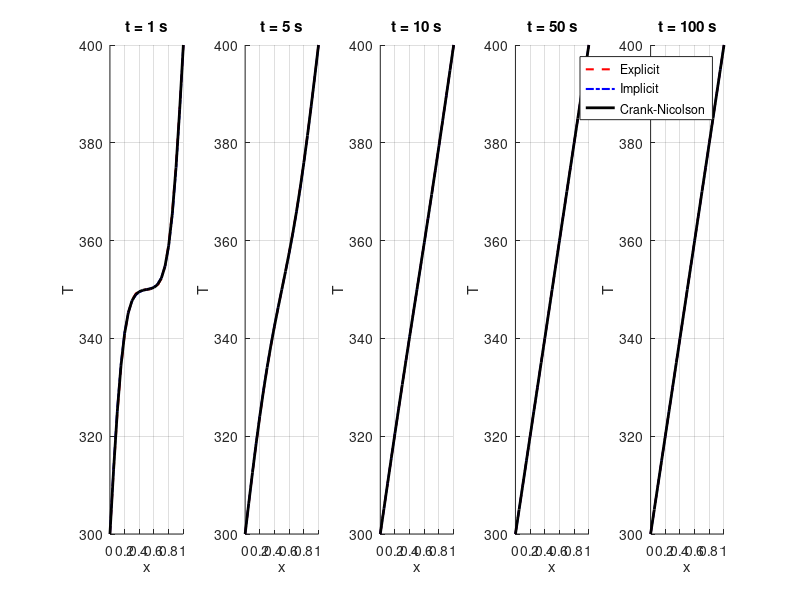

Reproduce this figure in MATLAB. (Note: this script raises an error after producing the figure.)
clc; clear; close all;

% PARAMETERS
L = 1;
alpha_list = [0.01 0.001 0.0001];
T_in = 350; 
T_l = 300; 
T_r = 400;

Nx = 21;
x = linspace(0,L,Nx);
dx = x(2) - x(1);

t_req = [1 5 10 50 100];

% ================= FINITE DIFFERENCE METHODS =================
for a = 1:length(alpha_list)

    alpha = alpha_list(a);

    dt = 0.4*dx^2/alpha;       % stability condition
    Nt = ceil(max(t_req)/dt);
    t = (0:Nt)*dt;
    r = alpha*dt/dx^2;

    % Initial condition
    T_exp = T_in*ones(Nx,1); 
    T_exp([1 end]) = [T_l T_r];

    T_imp = T_exp;
    T_cn  = T_exp;

    % Matrices
    A_imp = diag((1+2*r)*ones(Nx-2,1)) ...
          - diag(r*ones(Nx-3,1),1) ...
          - diag(r*ones(Nx-3,1),-1);

    A_cn = diag((1+r)*ones(Nx-2,1)) ...
         - diag(r/2*ones(Nx-3,1),1) ...
         - diag(r/2*ones(Nx-3,1),-1);

    B_cn = diag((1-r)*ones(Nx-2,1)) ...
         + diag(r/2*ones(Nx-3,1),1) ...
         + diag(r/2*ones(Nx-3,1),-1);

    % Storage
    T_exp_store = zeros(Nx,length(t_req));
    T_imp_store = zeros(Nx,length(t_req));
    T_cn_store  = zeros(Nx,length(t_req));

    t_index = 1;

    for n = 1:length(t)

        % -------- Explicit --------
        Tn = T_exp;
        for i = 2:Nx-1
            Tn(i) = T_exp(i) + r*(T_exp(i+1)-2*T_exp(i)+T_exp(i-1));
        end
        T_exp = Tn;
        T_exp([1 end]) = [T_l T_r];

        % -------- Implicit --------
        b = T_imp(2:end-1);
        b([1 end]) = b([1 end]) + r*[T_l T_r]';
        T_imp(2:end-1) = A_imp\b;

        % -------- Crank-Nicolson --------
        b = B_cn*T_cn(2:end-1);
        b([1 end]) = b([1 end]) + r*[T_l T_r]';
        T_cn(2:end-1) = A_cn\b;

        % -------- Store at requested times --------
        if t_index <= length(t_req) && t(n) >= t_req(t_index)

            T_exp_store(:,t_index) = T_exp;
            T_imp_store(:,t_index) = T_imp;
            T_cn_store(:,t_index)  = T_cn;

            t_index = t_index + 1;
        end
    end

    % -------- Plot --------
    figure('Name',['FDM  alpha = ',num2str(alpha)]);

    for k = 1:length(t_req)
        subplot(1,length(t_req),k); hold on; grid on;
        plot(x,T_exp_store(:,k),'r--','LineWidth',1.5)
        plot(x,T_imp_store(:,k),'b-.','LineWidth',1.5)
        plot(x,T_cn_store(:,k),'k','LineWidth',2)
        title(['t = ',num2str(t_req(k)),' s'])
        xlabel('x'); ylabel('T')
    end
    legend('Explicit','Implicit','Crank-Nicolson')
    sgtitle(['Finite Difference Methods  (\alpha = ',num2str(alpha),')'])
end


% ================= PDEPE SOLUTION =================
nx = 50;
x = linspace(0,L,nx);

for a = 1:length(alpha_list)

    alpha = alpha_list(a);

    % PDE definition
    pdefun = @(x,t,T,dTdx) deal(1, alpha*dTdx, 0);
    icfun  = @(x) T_in;
    bcfun  = @(xl,Tl,xr,Tr,t) deal(Tl-T_l,0,Tr-T_r,0);

    tspan = [0 t_req];
    sol = pdepe(0,pdefun,icfun,bcfun,x,tspan);

    % Plot
    figure('Name',['pdepe  alpha = ',num2str(alpha)]);
    hold on; grid on;

    for k = 1:length(t_req)
        plot(x, sol(k+1,:,1),'LineWidth',2);
    end

    xlabel('x'); ylabel('T')
    title(['pdepe Solution  (\alpha = ',num2str(alpha),')'])
    legend(arrayfun(@(t)['t = ',num2str(t),' s'], t_req,'UniformOutput',false))
end